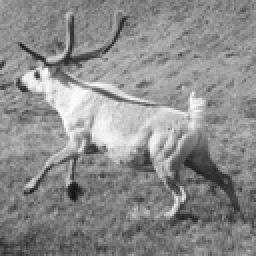
%> input picture Extra fcns/caribou.jpg, 128 x 128 px, shrunk from 256 x 256 before the run (shown 2 times larger)
$ octave --eval "result = kuwahara2(imread('caribou.jpg'));"   (GNU Octave 9; MATLAB toolbox functions it lacks are replaced by stand-ins)
%> lines starting %> are read from the running program, lines starting %| are printed output that depends on the picture
### Extra fcns/kfilt.m
function out = kfilt(bl)
  [r,c] = size(bl);
  n = ceil(r/2);
  vs = [var(bl(1:n,1:n)),var(bl(n+1:r,1:c)),var(bl(1:n,n+1:c)),var(bl(n+1:r,n+1:c))];
  ms = [mean(bl(1:n,1:n)),mean(bl(n+1:r,1:c)),mean(bl(1:n,n+1:c)),mean(bl(n+1:r,n+1:c))];
  [mn,k] = min(vs);
  out = ms(k);
end

### Extra fcns/kuwahara2.m
function out = kuwahara2(im,varargin)
  [r,c] = size(im);
%> r = 128; c = 128
  imd = im2double(im);
  if length(varargin)==0
    n = 1;
  else
    n = varargin{1};
  end
% [18 lines of commented-out code are left out]
  m = padarray(imd,[n,n],'symmetric');
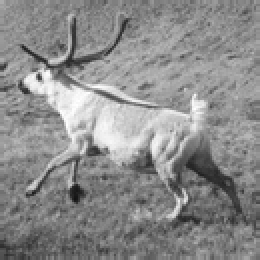
%> m: size 130x130 double (shown 2 times larger); min 0.0706, max 1, mean 0.547
  b = nlfilter(m,[2*n+1,2*n+1],@kfilt);
%> in kfilt, `vs = [var(bl(1:n,1:n)),var(bl(n+1:r,1:c)),var(bl(1:n,n+1:c)),var(bl(n+..`: vs = [0 0 0 0 0]
%> in kfilt, `ms = [mean(bl(1:n,1:n)),mean(bl(n+1:r,1:c)),mean(bl(1:n,n+1:c)),mean(b..`: ms = [1 1 1 1 1]
%> in kfilt, `[mn,k] = min(vs);`: mn = 0; k = 1
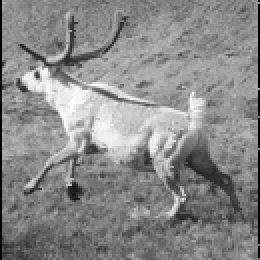
%> b: size 130x130 double (shown 2 times larger); min 0, max 1, mean 0.539
  out = b(n+1:r+n,n+1:c+n);
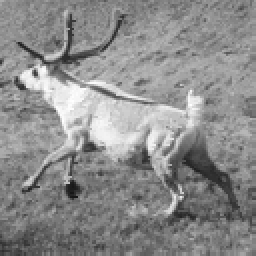
%> out: size 128x128 double (shown 2 times larger); min 0.0863, max 1, mean 0.548
end

function out = kfilt(bl)
  [r,c] = size(bl);
  n = ceil(r/2);
  vs = [var(bl(1:n,1:n)),var(bl(n+1:r,1:c)),var(bl(1:n,n+1:c)),var(bl(n+1:r,n+1:c))];
  ms = [mean(bl(1:n,1:n)),mean(bl(n+1:r,1:c)),mean(bl(1:n,n+1:c)),mean(bl(n+1:r,n+1:c))];
  [mn,k] = min(vs);
  out = ms(k);
end
